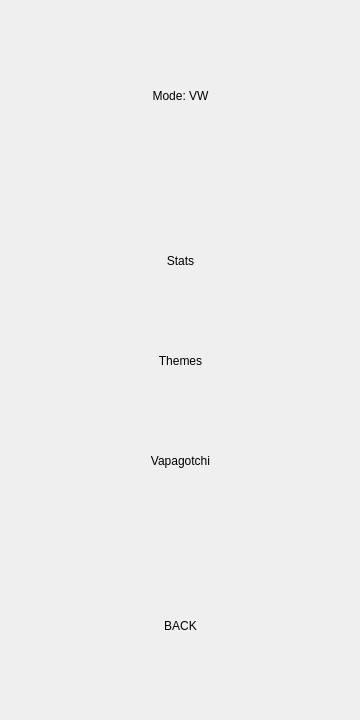
<?xml version="1.0" encoding="UTF-8"?>
<ui version="4.0">
 <class>MainWindow</class>
 <widget class="QMainWindow" name="MainWindow">
  <property name="geometry">
   <rect>
    <x>0</x>
    <y>0</y>
    <width>360</width>
    <height>720</height>
   </rect>
  </property>
  <property name="sizePolicy">
   <sizepolicy hsizetype="Fixed" vsizetype="Fixed">
    <horstretch>0</horstretch>
    <verstretch>0</verstretch>
   </sizepolicy>
  </property>
  <property name="minimumSize">
   <size>
    <width>360</width>
    <height>720</height>
   </size>
  </property>
  <property name="maximumSize">
   <size>
    <width>360</width>
    <height>720</height>
   </size>
  </property>
  <property name="windowTitle">
   <string>SEMENOS</string>
  </property>
  <property name="windowIcon">
   <iconset resource="assets.qrc">
    <normaloff>:/assets/icon.png</normaloff>:/assets/icon.png</iconset>
  </property>
  <property name="styleSheet">
   <string notr="true">background-image: url(:/assets/background.png);</string>
  </property>
  <widget class="QWidget" name="centralwidget">
   <widget class="QStackedWidget" name="stackedWidget">
    <property name="geometry">
     <rect>
      <x>0</x>
      <y>0</y>
      <width>360</width>
      <height>720</height>
     </rect>
    </property>
    <property name="currentIndex">
     <number>1</number>
    </property>
    <widget class="QWidget" name="home">
     <widget class="QFrame" name="theme_home">
      <property name="geometry">
       <rect>
        <x>0</x>
        <y>0</y>
        <width>360</width>
        <height>720</height>
       </rect>
      </property>
      <property name="sizePolicy">
       <sizepolicy hsizetype="Preferred" vsizetype="Preferred">
        <horstretch>0</horstretch>
        <verstretch>0</verstretch>
       </sizepolicy>
      </property>
      <property name="baseSize">
       <size>
        <width>360</width>
        <height>720</height>
       </size>
      </property>
      <property name="autoFillBackground">
       <bool>false</bool>
      </property>
      <property name="styleSheet">
       <string notr="true">background-image: url(:/assets/home_pink.png);</string>
      </property>
      <property name="frameShape">
       <enum>QFrame::NoFrame</enum>
      </property>
      <property name="frameShadow">
       <enum>QFrame::Plain</enum>
      </property>
      <widget class="QFrame" name="logo">
       <property name="geometry">
        <rect>
         <x>19</x>
         <y>540</y>
         <width>321</width>
         <height>59</height>
        </rect>
       </property>
       <property name="styleSheet">
        <string notr="true">image: url(:/assets/logo.png);</string>
       </property>
       <property name="frameShape">
        <enum>QFrame::NoFrame</enum>
       </property>
       <property name="frameShadow">
        <enum>QFrame::Plain</enum>
       </property>
      </widget>
      <widget class="QLabel" name="volts_display">
       <property name="geometry">
        <rect>
         <x>185</x>
         <y>249</y>
         <width>131</width>
         <height>91</height>
        </rect>
       </property>
       <property name="autoFillBackground">
        <bool>false</bool>
       </property>
       <property name="styleSheet">
        <string notr="true">font: 60pt &quot;Motorola ScreenType&quot;;</string>
       </property>
       <property name="frameShadow">
        <enum>QFrame::Plain</enum>
       </property>
       <property name="text">
        <string>0.00</string>
       </property>
       <property name="alignment">
        <set>Qt::AlignRight|Qt::AlignTrailing|Qt::AlignVCenter</set>
       </property>
      </widget>
      <widget class="QLabel" name="watts_icon">
       <property name="geometry">
        <rect>
         <x>280</x>
         <y>144</y>
         <width>51</width>
         <height>81</height>
        </rect>
       </property>
       <property name="autoFillBackground">
        <bool>false</bool>
       </property>
       <property name="styleSheet">
        <string notr="true">font: 50pt &quot;M20_SP-RANKER&quot;;</string>
       </property>
       <property name="frameShadow">
        <enum>QFrame::Plain</enum>
       </property>
       <property name="text">
        <string>w</string>
       </property>
       <property name="alignment">
        <set>Qt::AlignRight|Qt::AlignTrailing|Qt::AlignVCenter</set>
       </property>
      </widget>
      <widget class="QLabel" name="time_display">
       <property name="geometry">
        <rect>
         <x>140</x>
         <y>456</y>
         <width>191</width>
         <height>31</height>
        </rect>
       </property>
       <property name="font">
        <font>
         <family>Dogica Pixel</family>
         <pointsize>20</pointsize>
         <italic>false</italic>
         <bold>false</bold>
        </font>
       </property>
       <property name="autoFillBackground">
        <bool>false</bool>
       </property>
       <property name="styleSheet">
        <string notr="true">font: 20pt &quot;Dogica Pixel&quot;;</string>
       </property>
       <property name="frameShadow">
        <enum>QFrame::Plain</enum>
       </property>
       <property name="text">
        <string>00.00s</string>
       </property>
       <property name="alignment">
        <set>Qt::AlignRight|Qt::AlignTrailing|Qt::AlignVCenter</set>
       </property>
      </widget>
      <widget class="QLabel" name="battery_display">
       <property name="geometry">
        <rect>
         <x>160</x>
         <y>20</y>
         <width>191</width>
         <height>41</height>
        </rect>
       </property>
       <property name="font">
        <font>
         <family>Retro Gaming</family>
         <pointsize>40</pointsize>
         <italic>false</italic>
         <bold>false</bold>
        </font>
       </property>
       <property name="autoFillBackground">
        <bool>false</bool>
       </property>
       <property name="styleSheet">
        <string notr="true">font: 40pt &quot;Retro Gaming&quot;;</string>
       </property>
       <property name="frameShadow">
        <enum>QFrame::Plain</enum>
       </property>
       <property name="text">
        <string>100%</string>
       </property>
       <property name="alignment">
        <set>Qt::AlignRight|Qt::AlignTrailing|Qt::AlignVCenter</set>
       </property>
      </widget>
      <widget class="QLabel" name="puffs_display">
       <property name="geometry">
        <rect>
         <x>20</x>
         <y>380</y>
         <width>321</width>
         <height>61</height>
        </rect>
       </property>
       <property name="font">
        <font>
         <family>Retro Gaming</family>
         <pointsize>50</pointsize>
         <italic>false</italic>
         <bold>false</bold>
        </font>
       </property>
       <property name="autoFillBackground">
        <bool>false</bool>
       </property>
       <property name="styleSheet">
        <string notr="true">font: 50pt &quot;Retro Gaming&quot;;</string>
       </property>
       <property name="frameShadow">
        <enum>QFrame::Plain</enum>
       </property>
       <property name="text">
        <string>000000</string>
       </property>
       <property name="alignment">
        <set>Qt::AlignCenter</set>
       </property>
      </widget>
      <widget class="QLabel" name="version_display">
       <property name="geometry">
        <rect>
         <x>20</x>
         <y>615</y>
         <width>321</width>
         <height>31</height>
        </rect>
       </property>
       <property name="font">
        <font>
         <family>Dogica Pixel</family>
         <pointsize>20</pointsize>
         <italic>false</italic>
         <bold>false</bold>
        </font>
       </property>
       <property name="autoFillBackground">
        <bool>false</bool>
       </property>
       <property name="styleSheet">
        <string notr="true">font: 20pt &quot;Dogica Pixel&quot;;</string>
       </property>
       <property name="frameShadow">
        <enum>QFrame::Plain</enum>
       </property>
       <property name="text">
        <string>V 1.0.0</string>
       </property>
       <property name="alignment">
        <set>Qt::AlignCenter</set>
       </property>
      </widget>
      <widget class="QLabel" name="copyright_display">
       <property name="geometry">
        <rect>
         <x>20</x>
         <y>660</y>
         <width>321</width>
         <height>31</height>
        </rect>
       </property>
       <property name="font">
        <font>
         <family>Dogica Pixel</family>
         <pointsize>20</pointsize>
         <italic>false</italic>
         <bold>false</bold>
        </font>
       </property>
       <property name="autoFillBackground">
        <bool>false</bool>
       </property>
       <property name="styleSheet">
        <string notr="true">font: 20pt &quot;Dogica Pixel&quot;;</string>
       </property>
       <property name="frameShadow">
        <enum>QFrame::Plain</enum>
       </property>
       <property name="text">
        <string>©2023 CUMS</string>
       </property>
       <property name="alignment">
        <set>Qt::AlignCenter</set>
       </property>
      </widget>
      <widget class="QPushButton" name="fire_button">
       <property name="geometry">
        <rect>
         <x>10</x>
         <y>20</y>
         <width>86</width>
         <height>42</height>
        </rect>
       </property>
       <property name="styleSheet">
        <string notr="true">font: 16pt &quot;Dogica Pixel&quot;;</string>
       </property>
       <property name="text">
        <string>FIRE</string>
       </property>
       <property name="iconSize">
        <size>
         <width>0</width>
         <height>0</height>
        </size>
       </property>
       <property name="default">
        <bool>true</bool>
       </property>
       <property name="flat">
        <bool>true</bool>
       </property>
      </widget>
      <widget class="QPushButton" name="menu_button">
       <property name="geometry">
        <rect>
         <x>107</x>
         <y>20</y>
         <width>86</width>
         <height>42</height>
        </rect>
       </property>
       <property name="styleSheet">
        <string notr="true">font: 16pt &quot;Dogica Pixel&quot;;</string>
       </property>
       <property name="text">
        <string>MENU</string>
       </property>
       <property name="iconSize">
        <size>
         <width>0</width>
         <height>0</height>
        </size>
       </property>
       <property name="autoDefault">
        <bool>false</bool>
       </property>
       <property name="default">
        <bool>true</bool>
       </property>
       <property name="flat">
        <bool>true</bool>
       </property>
      </widget>
      <widget class="QTextEdit" name="watts_display">
       <property name="geometry">
        <rect>
         <x>10</x>
         <y>100</y>
         <width>271</width>
         <height>121</height>
        </rect>
       </property>
       <property name="font">
        <font>
         <family>M20_SP-RANKER</family>
         <pointsize>85</pointsize>
         <italic>false</italic>
         <bold>false</bold>
        </font>
       </property>
       <property name="mouseTracking">
        <bool>false</bool>
       </property>
       <property name="contextMenuPolicy">
        <enum>Qt::NoContextMenu</enum>
       </property>
       <property name="acceptDrops">
        <bool>false</bool>
       </property>
       <property name="styleSheet">
        <string notr="true">font: 85pt &quot;M20_SP-RANKER&quot;;</string>
       </property>
       <property name="inputMethodHints">
        <set>Qt::ImhNone</set>
       </property>
       <property name="frameShape">
        <enum>QFrame::NoFrame</enum>
       </property>
       <property name="frameShadow">
        <enum>QFrame::Plain</enum>
       </property>
       <property name="verticalScrollBarPolicy">
        <enum>Qt::ScrollBarAlwaysOff</enum>
       </property>
       <property name="horizontalScrollBarPolicy">
        <enum>Qt::ScrollBarAlwaysOff</enum>
       </property>
       <property name="tabChangesFocus">
        <bool>true</bool>
       </property>
       <property name="undoRedoEnabled">
        <bool>false</bool>
       </property>
       <property name="html">
        <string>&lt;!DOCTYPE HTML PUBLIC &quot;-//W3C//DTD HTML 4.0//EN&quot; &quot;http://www.w3.org/TR/REC-html40/strict.dtd&quot;&gt;
&lt;html&gt;&lt;head&gt;&lt;meta name=&quot;qrichtext&quot; content=&quot;1&quot; /&gt;&lt;meta charset=&quot;utf-8&quot; /&gt;&lt;style type=&quot;text/css&quot;&gt;
p, li { white-space: pre-wrap; }
hr { height: 1px; border-width: 0; }
li.unchecked::marker { content: &quot;\2610&quot;; }
li.checked::marker { content: &quot;\2612&quot;; }
&lt;/style&gt;&lt;/head&gt;&lt;body style=&quot; font-family:'M20_SP-RANKER'; font-size:85pt; font-weight:400; font-style:normal;&quot;&gt;
&lt;p align=&quot;right&quot; style=&quot; margin-top:0px; margin-bottom:0px; margin-left:0px; margin-right:0px; -qt-block-indent:0; text-indent:0px;&quot;&gt;000&lt;/p&gt;&lt;/body&gt;&lt;/html&gt;</string>
       </property>
       <property name="acceptRichText">
        <bool>false</bool>
       </property>
       <property name="textInteractionFlags">
        <set>Qt::TextEditable|Qt::TextSelectableByMouse</set>
       </property>
      </widget>
      <widget class="QTextEdit" name="ohms_display">
       <property name="geometry">
        <rect>
         <x>5</x>
         <y>245</y>
         <width>131</width>
         <height>91</height>
        </rect>
       </property>
       <property name="font">
        <font>
         <family>Motorola ScreenType</family>
         <pointsize>60</pointsize>
         <italic>false</italic>
         <bold>false</bold>
         <kerning>true</kerning>
        </font>
       </property>
       <property name="mouseTracking">
        <bool>false</bool>
       </property>
       <property name="contextMenuPolicy">
        <enum>Qt::NoContextMenu</enum>
       </property>
       <property name="acceptDrops">
        <bool>false</bool>
       </property>
       <property name="styleSheet">
        <string notr="true">font: 60pt &quot;Motorola ScreenType&quot;;</string>
       </property>
       <property name="inputMethodHints">
        <set>Qt::ImhNone</set>
       </property>
       <property name="frameShape">
        <enum>QFrame::NoFrame</enum>
       </property>
       <property name="frameShadow">
        <enum>QFrame::Plain</enum>
       </property>
       <property name="verticalScrollBarPolicy">
        <enum>Qt::ScrollBarAlwaysOff</enum>
       </property>
       <property name="horizontalScrollBarPolicy">
        <enum>Qt::ScrollBarAlwaysOff</enum>
       </property>
       <property name="tabChangesFocus">
        <bool>true</bool>
       </property>
       <property name="undoRedoEnabled">
        <bool>false</bool>
       </property>
       <property name="html">
        <string>&lt;!DOCTYPE HTML PUBLIC &quot;-//W3C//DTD HTML 4.0//EN&quot; &quot;http://www.w3.org/TR/REC-html40/strict.dtd&quot;&gt;
&lt;html&gt;&lt;head&gt;&lt;meta name=&quot;qrichtext&quot; content=&quot;1&quot; /&gt;&lt;meta charset=&quot;utf-8&quot; /&gt;&lt;style type=&quot;text/css&quot;&gt;
p, li { white-space: pre-wrap; }
hr { height: 1px; border-width: 0; }
li.unchecked::marker { content: &quot;\2610&quot;; }
li.checked::marker { content: &quot;\2612&quot;; }
&lt;/style&gt;&lt;/head&gt;&lt;body style=&quot; font-family:'Motorola ScreenType'; font-size:60pt; font-weight:400; font-style:normal;&quot;&gt;
&lt;p align=&quot;right&quot; style=&quot; margin-top:0px; margin-bottom:0px; margin-left:0px; margin-right:0px; -qt-block-indent:0; text-indent:0px;&quot;&gt;0.00&lt;/p&gt;&lt;/body&gt;&lt;/html&gt;</string>
       </property>
       <property name="overwriteMode">
        <bool>false</bool>
       </property>
       <property name="acceptRichText">
        <bool>false</bool>
       </property>
       <property name="textInteractionFlags">
        <set>Qt::TextEditable</set>
       </property>
      </widget>
     </widget>
    </widget>
    <widget class="QWidget" name="menu">
     <widget class="QFrame" name="theme_menu">
      <property name="geometry">
       <rect>
        <x>0</x>
        <y>0</y>
        <width>360</width>
        <height>720</height>
       </rect>
      </property>
      <property name="baseSize">
       <size>
        <width>360</width>
        <height>720</height>
       </size>
      </property>
      <property name="autoFillBackground">
       <bool>false</bool>
      </property>
      <property name="styleSheet">
       <string notr="true">background-image: url(:/assets/menu_pink.png);</string>
      </property>
      <property name="frameShape">
       <enum>QFrame::NoFrame</enum>
      </property>
      <property name="frameShadow">
       <enum>QFrame::Plain</enum>
      </property>
      <widget class="QPushButton" name="mode_button">
       <property name="geometry">
        <rect>
         <x>20</x>
         <y>55</y>
         <width>321</width>
         <height>81</height>
        </rect>
       </property>
       <property name="styleSheet">
        <string notr="true">background-image: url(:/assets/background.png);
font: 700 25pt &quot;Dogica Pixel&quot;;</string>
       </property>
       <property name="text">
        <string>Mode: VW</string>
       </property>
       <property name="iconSize">
        <size>
         <width>0</width>
         <height>0</height>
        </size>
       </property>
       <property name="default">
        <bool>true</bool>
       </property>
       <property name="flat">
        <bool>true</bool>
       </property>
      </widget>
      <widget class="QPushButton" name="themes_button">
       <property name="geometry">
        <rect>
         <x>20</x>
         <y>325</y>
         <width>321</width>
         <height>71</height>
        </rect>
       </property>
       <property name="styleSheet">
        <string notr="true">background-image: url(:/assets/background.png);
font: 700 25pt &quot;Dogica Pixel&quot;;</string>
       </property>
       <property name="text">
        <string>Themes</string>
       </property>
       <property name="iconSize">
        <size>
         <width>0</width>
         <height>0</height>
        </size>
       </property>
       <property name="default">
        <bool>true</bool>
       </property>
       <property name="flat">
        <bool>true</bool>
       </property>
      </widget>
      <widget class="QPushButton" name="stats_button">
       <property name="geometry">
        <rect>
         <x>20</x>
         <y>225</y>
         <width>321</width>
         <height>71</height>
        </rect>
       </property>
       <property name="styleSheet">
        <string notr="true">background-image: url(:/assets/background.png);
font: 700 25pt &quot;Dogica Pixel&quot;;</string>
       </property>
       <property name="text">
        <string>Stats</string>
       </property>
       <property name="iconSize">
        <size>
         <width>0</width>
         <height>0</height>
        </size>
       </property>
       <property name="default">
        <bool>true</bool>
       </property>
       <property name="flat">
        <bool>true</bool>
       </property>
      </widget>
      <widget class="QPushButton" name="vapagotchi_button">
       <property name="geometry">
        <rect>
         <x>20</x>
         <y>425</y>
         <width>321</width>
         <height>71</height>
        </rect>
       </property>
       <property name="styleSheet">
        <string notr="true">background-image: url(:/assets/background.png);
font: 700 25pt &quot;Dogica Pixel&quot;;</string>
       </property>
       <property name="text">
        <string>Vapagotchi</string>
       </property>
       <property name="iconSize">
        <size>
         <width>0</width>
         <height>0</height>
        </size>
       </property>
       <property name="default">
        <bool>true</bool>
       </property>
       <property name="flat">
        <bool>true</bool>
       </property>
      </widget>
      <widget class="QPushButton" name="back_button">
       <property name="geometry">
        <rect>
         <x>20</x>
         <y>585</y>
         <width>321</width>
         <height>81</height>
        </rect>
       </property>
       <property name="styleSheet">
        <string notr="true">background-image: url(:/assets/background.png);
font: 700 25pt &quot;Dogica Pixel&quot;;</string>
       </property>
       <property name="text">
        <string>BACK</string>
       </property>
       <property name="iconSize">
        <size>
         <width>0</width>
         <height>0</height>
        </size>
       </property>
       <property name="default">
        <bool>true</bool>
       </property>
       <property name="flat">
        <bool>true</bool>
       </property>
      </widget>
     </widget>
    </widget>
    <widget class="QWidget" name="stats">
     <widget class="QFrame" name="theme_stats">
      <property name="geometry">
       <rect>
        <x>0</x>
        <y>0</y>
        <width>360</width>
        <height>720</height>
       </rect>
      </property>
      <property name="styleSheet">
       <string notr="true">background-image: url(:/assets/transparent.png);</string>
      </property>
      <property name="frameShape">
       <enum>QFrame::NoFrame</enum>
      </property>
      <property name="frameShadow">
       <enum>QFrame::Plain</enum>
      </property>
      <widget class="QLabel" name="total_puffs_label">
       <property name="geometry">
        <rect>
         <x>5</x>
         <y>20</y>
         <width>351</width>
         <height>21</height>
        </rect>
       </property>
       <property name="styleSheet">
        <string notr="true">font: 20pt &quot;Retro Gaming&quot;;</string>
       </property>
       <property name="text">
        <string>Total Puffs:</string>
       </property>
       <property name="alignment">
        <set>Qt::AlignCenter</set>
       </property>
      </widget>
      <widget class="QLabel" name="total_puffs_display">
       <property name="geometry">
        <rect>
         <x>0</x>
         <y>50</y>
         <width>361</width>
         <height>21</height>
        </rect>
       </property>
       <property name="styleSheet">
        <string notr="true">font: 20pt &quot;Retro Gaming&quot;;</string>
       </property>
       <property name="text">
        <string>0</string>
       </property>
       <property name="alignment">
        <set>Qt::AlignCenter</set>
       </property>
      </widget>
      <widget class="QLabel" name="total_time_label">
       <property name="geometry">
        <rect>
         <x>5</x>
         <y>110</y>
         <width>351</width>
         <height>21</height>
        </rect>
       </property>
       <property name="styleSheet">
        <string notr="true">font: 20pt &quot;Retro Gaming&quot;;</string>
       </property>
       <property name="text">
        <string>Total Time:</string>
       </property>
       <property name="alignment">
        <set>Qt::AlignCenter</set>
       </property>
      </widget>
      <widget class="QLabel" name="total_time_display">
       <property name="geometry">
        <rect>
         <x>0</x>
         <y>140</y>
         <width>361</width>
         <height>21</height>
        </rect>
       </property>
       <property name="styleSheet">
        <string notr="true">font: 20pt &quot;Retro Gaming&quot;;</string>
       </property>
       <property name="text">
        <string>0s</string>
       </property>
       <property name="alignment">
        <set>Qt::AlignCenter</set>
       </property>
      </widget>
      <widget class="QLabel" name="puff_label">
       <property name="geometry">
        <rect>
         <x>4</x>
         <y>200</y>
         <width>351</width>
         <height>21</height>
        </rect>
       </property>
       <property name="styleSheet">
        <string notr="true">font: 20pt &quot;Retro Gaming&quot;;</string>
       </property>
       <property name="text">
        <string>Puff:</string>
       </property>
       <property name="alignment">
        <set>Qt::AlignCenter</set>
       </property>
      </widget>
      <widget class="QLabel" name="puff_date_display">
       <property name="geometry">
        <rect>
         <x>0</x>
         <y>230</y>
         <width>361</width>
         <height>21</height>
        </rect>
       </property>
       <property name="styleSheet">
        <string notr="true">font: 20pt &quot;Retro Gaming&quot;;</string>
       </property>
       <property name="text">
        <string>00:00:00 00-00-000</string>
       </property>
       <property name="alignment">
        <set>Qt::AlignCenter</set>
       </property>
      </widget>
      <widget class="QPushButton" name="back_stats">
       <property name="geometry">
        <rect>
         <x>20</x>
         <y>585</y>
         <width>321</width>
         <height>81</height>
        </rect>
       </property>
       <property name="styleSheet">
        <string notr="true">background-image: url(:/assets/background.png);
font: 700 25pt &quot;Dogica Pixel&quot;;</string>
       </property>
       <property name="text">
        <string>BACK</string>
       </property>
       <property name="iconSize">
        <size>
         <width>0</width>
         <height>0</height>
        </size>
       </property>
       <property name="default">
        <bool>true</bool>
       </property>
       <property name="flat">
        <bool>true</bool>
       </property>
      </widget>
      <widget class="QPushButton" name="previous_button">
       <property name="geometry">
        <rect>
         <x>85</x>
         <y>195</y>
         <width>51</width>
         <height>31</height>
        </rect>
       </property>
       <property name="styleSheet">
        <string notr="true">background-image: url(:/assets/background.png);
font: 700 15pt &quot;Dogica Pixel&quot;;</string>
       </property>
       <property name="text">
        <string>&lt;=</string>
       </property>
       <property name="iconSize">
        <size>
         <width>0</width>
         <height>0</height>
        </size>
       </property>
       <property name="default">
        <bool>true</bool>
       </property>
       <property name="flat">
        <bool>true</bool>
       </property>
      </widget>
      <widget class="QPushButton" name="next_button">
       <property name="geometry">
        <rect>
         <x>225</x>
         <y>195</y>
         <width>51</width>
         <height>31</height>
        </rect>
       </property>
       <property name="styleSheet">
        <string notr="true">background-image: url(:/assets/background.png);
font: 700 15pt &quot;Dogica Pixel&quot;;</string>
       </property>
       <property name="text">
        <string>=&gt;</string>
       </property>
       <property name="iconSize">
        <size>
         <width>0</width>
         <height>0</height>
        </size>
       </property>
       <property name="default">
        <bool>true</bool>
       </property>
       <property name="flat">
        <bool>true</bool>
       </property>
      </widget>
      <widget class="QLabel" name="puff_time_label">
       <property name="geometry">
        <rect>
         <x>0</x>
         <y>270</y>
         <width>361</width>
         <height>21</height>
        </rect>
       </property>
       <property name="styleSheet">
        <string notr="true">font: 20pt &quot;Retro Gaming&quot;;</string>
       </property>
       <property name="text">
        <string>Time:</string>
       </property>
       <property name="alignment">
        <set>Qt::AlignCenter</set>
       </property>
      </widget>
      <widget class="QLabel" name="puff_time_display">
       <property name="geometry">
        <rect>
         <x>0</x>
         <y>300</y>
         <width>361</width>
         <height>21</height>
        </rect>
       </property>
       <property name="styleSheet">
        <string notr="true">font: 20pt &quot;Retro Gaming&quot;;</string>
       </property>
       <property name="text">
        <string>0s</string>
       </property>
       <property name="alignment">
        <set>Qt::AlignCenter</set>
       </property>
      </widget>
      <widget class="QLabel" name="puff_voltage_label">
       <property name="geometry">
        <rect>
         <x>0</x>
         <y>340</y>
         <width>361</width>
         <height>31</height>
        </rect>
       </property>
       <property name="styleSheet">
        <string notr="true">font: 20pt &quot;Retro Gaming&quot;;</string>
       </property>
       <property name="text">
        <string>Peek Voltage:</string>
       </property>
       <property name="alignment">
        <set>Qt::AlignCenter</set>
       </property>
      </widget>
      <widget class="QLabel" name="puff_voltage_display">
       <property name="geometry">
        <rect>
         <x>0</x>
         <y>380</y>
         <width>361</width>
         <height>21</height>
        </rect>
       </property>
       <property name="styleSheet">
        <string notr="true">font: 20pt &quot;Retro Gaming&quot;;</string>
       </property>
       <property name="text">
        <string>0 V</string>
       </property>
       <property name="alignment">
        <set>Qt::AlignCenter</set>
       </property>
      </widget>
      <widget class="QLabel" name="puff_current_label">
       <property name="geometry">
        <rect>
         <x>0</x>
         <y>420</y>
         <width>361</width>
         <height>31</height>
        </rect>
       </property>
       <property name="styleSheet">
        <string notr="true">font: 20pt &quot;Retro Gaming&quot;;</string>
       </property>
       <property name="text">
        <string>Peek Current:</string>
       </property>
       <property name="alignment">
        <set>Qt::AlignCenter</set>
       </property>
      </widget>
      <widget class="QLabel" name="puff_current_display">
       <property name="geometry">
        <rect>
         <x>0</x>
         <y>450</y>
         <width>361</width>
         <height>31</height>
        </rect>
       </property>
       <property name="styleSheet">
        <string notr="true">font: 20pt &quot;Retro Gaming&quot;;</string>
       </property>
       <property name="text">
        <string>0 A</string>
       </property>
       <property name="alignment">
        <set>Qt::AlignCenter</set>
       </property>
      </widget>
      <widget class="QLabel" name="puff_temp_label">
       <property name="geometry">
        <rect>
         <x>0</x>
         <y>500</y>
         <width>361</width>
         <height>31</height>
        </rect>
       </property>
       <property name="styleSheet">
        <string notr="true">font: 20pt &quot;Retro Gaming&quot;;</string>
       </property>
       <property name="text">
        <string>Peek Temp:</string>
       </property>
       <property name="alignment">
        <set>Qt::AlignCenter</set>
       </property>
      </widget>
      <widget class="QLabel" name="puff_temp_display">
       <property name="geometry">
        <rect>
         <x>0</x>
         <y>530</y>
         <width>361</width>
         <height>31</height>
        </rect>
       </property>
       <property name="styleSheet">
        <string notr="true">font: 20pt &quot;Retro Gaming&quot;;</string>
       </property>
       <property name="text">
        <string>0 C</string>
       </property>
       <property name="alignment">
        <set>Qt::AlignCenter</set>
       </property>
      </widget>
     </widget>
    </widget>
    <widget class="QWidget" name="vapagotchi">
     <widget class="QFrame" name="theme_vapagotchi">
      <property name="geometry">
       <rect>
        <x>0</x>
        <y>0</y>
        <width>360</width>
        <height>720</height>
       </rect>
      </property>
      <property name="styleSheet">
       <string notr="true">background-image: url(:/assets/transparent.png);</string>
      </property>
      <property name="frameShape">
       <enum>QFrame::NoFrame</enum>
      </property>
      <property name="frameShadow">
       <enum>QFrame::Plain</enum>
      </property>
      <widget class="QPushButton" name="back_vapagotchi">
       <property name="geometry">
        <rect>
         <x>20</x>
         <y>585</y>
         <width>321</width>
         <height>81</height>
        </rect>
       </property>
       <property name="styleSheet">
        <string notr="true">background-image: url(:/assets/background.png);
font: 700 25pt &quot;Dogica Pixel&quot;;</string>
       </property>
       <property name="text">
        <string>BACK</string>
       </property>
       <property name="iconSize">
        <size>
         <width>0</width>
         <height>0</height>
        </size>
       </property>
       <property name="default">
        <bool>true</bool>
       </property>
       <property name="flat">
        <bool>true</bool>
       </property>
      </widget>
     </widget>
    </widget>
    <widget class="QWidget" name="themes">
     <widget class="QFrame" name="theme_themes">
      <property name="geometry">
       <rect>
        <x>0</x>
        <y>0</y>
        <width>360</width>
        <height>720</height>
       </rect>
      </property>
      <property name="styleSheet">
       <string notr="true">background-image: url(:/assets/themes.png);</string>
      </property>
      <property name="frameShape">
       <enum>QFrame::NoFrame</enum>
      </property>
      <property name="frameShadow">
       <enum>QFrame::Plain</enum>
      </property>
      <widget class="QPushButton" name="back_themes">
       <property name="geometry">
        <rect>
         <x>20</x>
         <y>585</y>
         <width>321</width>
         <height>81</height>
        </rect>
       </property>
       <property name="styleSheet">
        <string notr="true">background-image: url(:/assets/background.png);
font: 700 25pt &quot;Dogica Pixel&quot;;</string>
       </property>
       <property name="text">
        <string>BACK</string>
       </property>
       <property name="iconSize">
        <size>
         <width>0</width>
         <height>0</height>
        </size>
       </property>
       <property name="default">
        <bool>true</bool>
       </property>
       <property name="flat">
        <bool>true</bool>
       </property>
      </widget>
      <widget class="QPushButton" name="pink_theme_button">
       <property name="geometry">
        <rect>
         <x>21</x>
         <y>30</y>
         <width>321</width>
         <height>71</height>
        </rect>
       </property>
       <property name="styleSheet">
        <string notr="true">background-image: url(:/assets/background.png);
font: 700 25pt &quot;Dogica Pixel&quot;;</string>
       </property>
       <property name="text">
        <string>Pink</string>
       </property>
       <property name="iconSize">
        <size>
         <width>0</width>
         <height>0</height>
        </size>
       </property>
       <property name="default">
        <bool>true</bool>
       </property>
       <property name="flat">
        <bool>true</bool>
       </property>
      </widget>
      <widget class="QPushButton" name="blue_theme_button">
       <property name="geometry">
        <rect>
         <x>21</x>
         <y>137</y>
         <width>321</width>
         <height>71</height>
        </rect>
       </property>
       <property name="styleSheet">
        <string notr="true">background-image: url(:/assets/background.png);
font: 700 25pt &quot;Dogica Pixel&quot;;</string>
       </property>
       <property name="text">
        <string>Blue</string>
       </property>
       <property name="iconSize">
        <size>
         <width>0</width>
         <height>0</height>
        </size>
       </property>
       <property name="default">
        <bool>true</bool>
       </property>
       <property name="flat">
        <bool>true</bool>
       </property>
      </widget>
      <widget class="QPushButton" name="green_theme_button">
       <property name="geometry">
        <rect>
         <x>21</x>
         <y>244</y>
         <width>321</width>
         <height>71</height>
        </rect>
       </property>
       <property name="styleSheet">
        <string notr="true">background-image: url(:/assets/background.png);
font: 700 25pt &quot;Dogica Pixel&quot;;</string>
       </property>
       <property name="text">
        <string>Green</string>
       </property>
       <property name="iconSize">
        <size>
         <width>0</width>
         <height>0</height>
        </size>
       </property>
       <property name="default">
        <bool>true</bool>
       </property>
       <property name="flat">
        <bool>true</bool>
       </property>
      </widget>
      <widget class="QPushButton" name="red_theme_button">
       <property name="geometry">
        <rect>
         <x>21</x>
         <y>461</y>
         <width>321</width>
         <height>71</height>
        </rect>
       </property>
       <property name="styleSheet">
        <string notr="true">background-image: url(:/assets/background.png);
font: 700 25pt &quot;Dogica Pixel&quot;;</string>
       </property>
       <property name="text">
        <string>Red</string>
       </property>
       <property name="iconSize">
        <size>
         <width>0</width>
         <height>0</height>
        </size>
       </property>
       <property name="default">
        <bool>true</bool>
       </property>
       <property name="flat">
        <bool>true</bool>
       </property>
      </widget>
      <widget class="QPushButton" name="lavender_theme_button">
       <property name="geometry">
        <rect>
         <x>21</x>
         <y>353</y>
         <width>321</width>
         <height>71</height>
        </rect>
       </property>
       <property name="styleSheet">
        <string notr="true">background-image: url(:/assets/background.png);
font: 700 25pt &quot;Dogica Pixel&quot;;</string>
       </property>
       <property name="text">
        <string>Lavender</string>
       </property>
       <property name="iconSize">
        <size>
         <width>0</width>
         <height>0</height>
        </size>
       </property>
       <property name="default">
        <bool>true</bool>
       </property>
       <property name="flat">
        <bool>true</bool>
       </property>
      </widget>
     </widget>
    </widget>
   </widget>
  </widget>
 </widget>
 <resources>
  <include location="assets.qrc"/>
 </resources>
 <connections/>
</ui>
